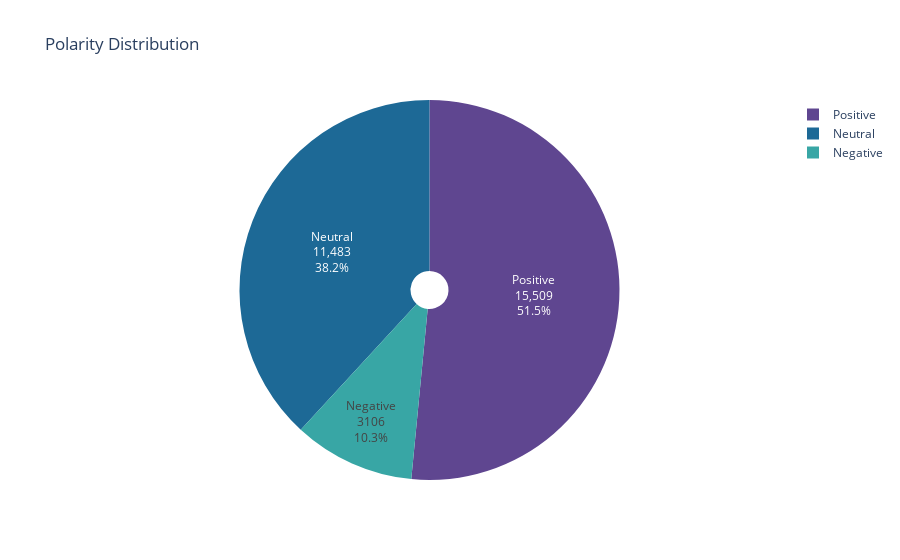

The notebook cell this image was saved under:
### Code cell
fig = (  df['Polarity']
       .value_counts()
       .reset_index()
       .pipe(px.pie,
             values='Polarity', names='index',
             title='Polarity Distribution',
             color='Polarity',
             color_discrete_sequence=px.colors.qualitative.Prism,
             hole=0.1)
       .update_traces(textinfo='percent+label+value')
    
)

HTML(fig.to_html())

### Figure 1 — Plotly figure (JSON) as saved in the notebook; plotly's stock layout.template omitted (floating-point values rounded to 4 significant figures)
{"data": [{"customdata": [[15509], [11483], [3106]], "domain": {"x": [0, 1], "y": [0, 1]}, "hole": 0.1, "hovertemplate": "index=%{label}<br>Polarity=%{customdata[0]}<extra></extra>", "labels": ["Positive", "Neutral", "Negative"], "legendgroup": "", "marker": {"colors": ["rgb(95, 70, 144)", "rgb(29, 105, 150)", "rgb(56, 166, 165)"]}, "name": "", "showlegend": true, "textinfo": "percent+label+value", "type": "pie", "values": [15509, 11483, 3106]}], "layout": {"legend": {"tracegroupgap": 0}, "piecolorway": ["rgb(95, 70, 144)", "rgb(29, 105, 150)", "rgb(56, 166, 165)", "rgb(15, 133, 84)", "rgb(115, 175, 72)", "rgb(237, 173, 8)", "rgb(225, 124, 5)", "rgb(204, 80, 62)", "rgb(148, 52, 110)", "rgb(111, 64, 112)", "rgb(102, 102, 102)"], "title": {"text": "Polarity Distribution"}}}
